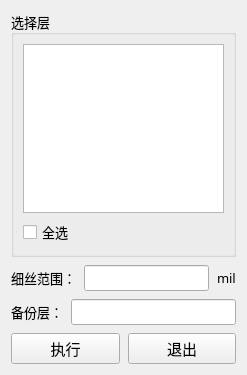
<?xml version="1.0" encoding="UTF-8"?>
<ui version="4.0">
 <class>Form</class>
 <widget class="QWidget" name="Form">
  <property name="geometry">
   <rect>
    <x>0</x>
    <y>0</y>
    <width>247</width>
    <height>375</height>
   </rect>
  </property>
  <property name="font">
   <font>
    <family>微软雅黑</family>
    <pointsize>10</pointsize>
   </font>
  </property>
  <property name="windowTitle">
   <string>panel板边去细丝</string>
  </property>
  <layout class="QVBoxLayout" name="verticalLayout_2" stretch="1,0,0,0">
   <property name="spacing">
    <number>8</number>
   </property>
   <item>
    <widget class="QGroupBox" name="groupBox">
     <property name="title">
      <string>选择层</string>
     </property>
     <layout class="QVBoxLayout" name="verticalLayout">
      <item>
       <widget class="QListWidget" name="listWidget"/>
      </item>
      <item>
       <widget class="QCheckBox" name="checkBox">
        <property name="cursor">
         <cursorShape>PointingHandCursor</cursorShape>
        </property>
        <property name="text">
         <string>全选</string>
        </property>
       </widget>
      </item>
     </layout>
    </widget>
   </item>
   <item>
    <layout class="QHBoxLayout" name="horizontalLayout">
     <item>
      <widget class="QLabel" name="label">
       <property name="text">
        <string>细丝范围：</string>
       </property>
      </widget>
     </item>
     <item>
      <widget class="QLineEdit" name="lineEdit_size">
       <property name="font">
        <font>
         <family>微软雅黑</family>
         <pointsize>10</pointsize>
        </font>
       </property>
      </widget>
     </item>
     <item>
      <widget class="QLabel" name="label_2">
       <property name="text">
        <string>mil</string>
       </property>
      </widget>
     </item>
    </layout>
   </item>
   <item>
    <layout class="QHBoxLayout" name="horizontalLayout_2">
     <item>
      <widget class="QLabel" name="label_3">
       <property name="text">
        <string>备份层：</string>
       </property>
      </widget>
     </item>
     <item>
      <widget class="QLineEdit" name="lineEdit_bak_name">
       <property name="font">
        <font>
         <family>微软雅黑</family>
         <pointsize>10</pointsize>
        </font>
       </property>
       <property name="readOnly">
        <bool>true</bool>
       </property>
      </widget>
     </item>
    </layout>
   </item>
   <item>
    <layout class="QHBoxLayout" name="horizontalLayout_3">
     <item>
      <widget class="QPushButton" name="pushButton_exec">
       <property name="minimumSize">
        <size>
         <width>0</width>
         <height>26</height>
        </size>
       </property>
       <property name="font">
        <font>
         <family>微软雅黑</family>
         <pointsize>11</pointsize>
         <weight>50</weight>
         <bold>false</bold>
        </font>
       </property>
       <property name="cursor">
        <cursorShape>PointingHandCursor</cursorShape>
       </property>
       <property name="text">
        <string>执行</string>
       </property>
      </widget>
     </item>
     <item>
      <widget class="QPushButton" name="pushButton_exit">
       <property name="minimumSize">
        <size>
         <width>0</width>
         <height>26</height>
        </size>
       </property>
       <property name="font">
        <font>
         <family>微软雅黑</family>
         <pointsize>11</pointsize>
         <weight>50</weight>
         <bold>false</bold>
        </font>
       </property>
       <property name="cursor">
        <cursorShape>PointingHandCursor</cursorShape>
       </property>
       <property name="text">
        <string>退出</string>
       </property>
      </widget>
     </item>
    </layout>
   </item>
  </layout>
 </widget>
 <resources/>
 <connections/>
</ui>
